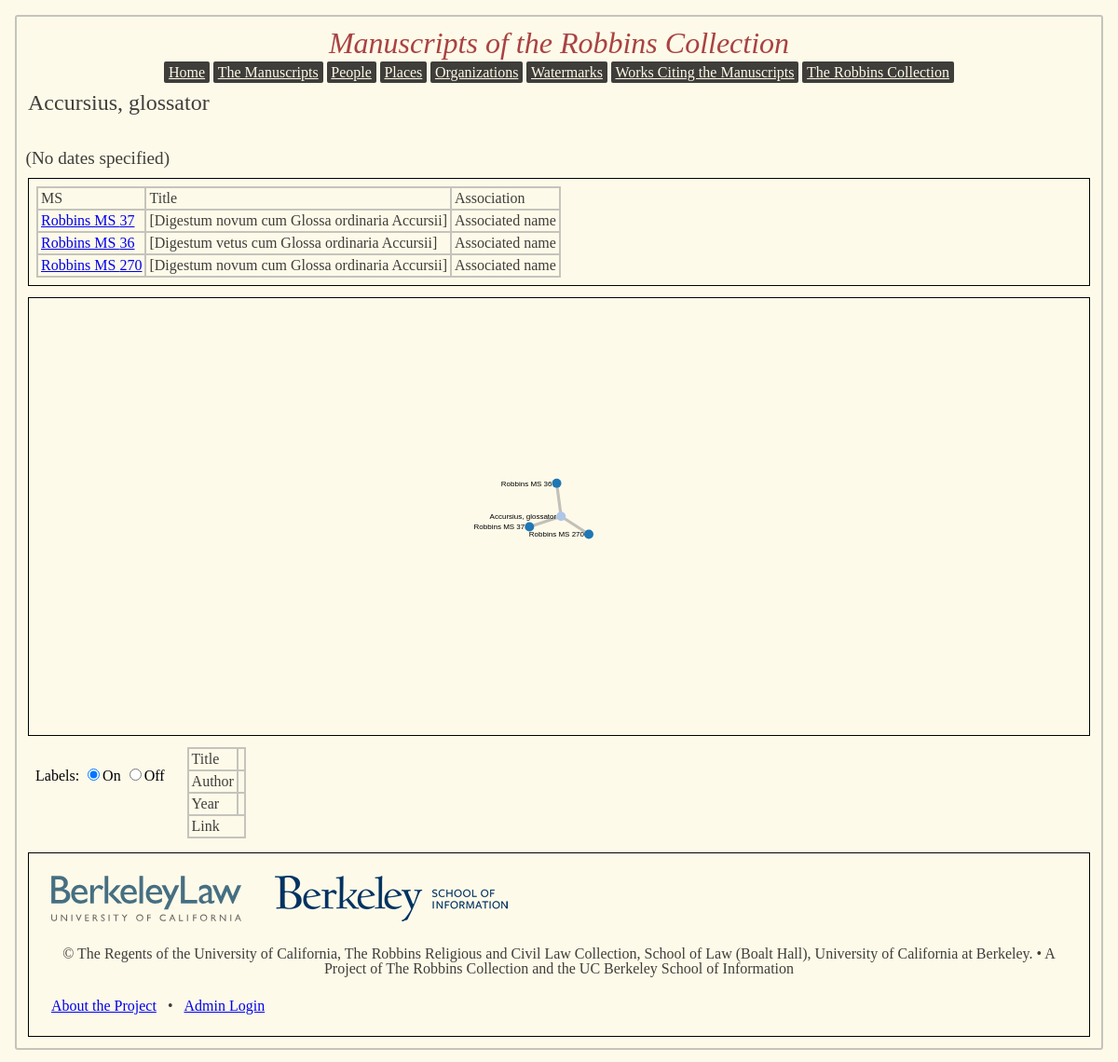
/person154, run on the app's committed database.
### app/models.py (models this page shows, shortened)
class person(db.Model):
	id = db.Column(db.Integer, primary_key=True)
	name_display = db.Column(db.String(200))
	name_main = db.Column(db.String(200))
	name_fuller = db.Column(db.String(200))
	year_1 = db.Column(db.Integer)
	year_2 = db.Column(db.Integer)
	datetype = db.Column(db.Integer)
	numeration = db.Column(db.String(20))
	title = db.Column(db.String(30))
	ms_relations = db.relationship('person_ms_assoc',
		cascade = 'delete, delete-orphan',
		backref = 'person',
		lazy='dynamic')

class title(db.Model):
	id = db.Column(db.Integer, primary_key=True)
	title_text = db.Column(db.String(150))
	title_type = db.Column(db.String(20))
	ms_id = db.Column(db.Integer, db.ForeignKey('manuscript.id'))

class person_rel_type(db.Model):
	id = db.Column(db.Integer, primary_key = True)
	name = db.Column(db.String(50))
	abbrev = db.Column(db.String(3))
	display = db.Column(db.Boolean)
	role_relation = db.relationship('person_ms_assoc',
		backref = 'relator_type',
		lazy = 'dynamic')

class person_ms_assoc(db.Model):
	id = db.Column(db.Integer, primary_key=True)
	person_id = db.Column(db.Integer, db.ForeignKey('person.id'))
	ms_id = db.Column(db.Integer, db.ForeignKey('manuscript.id'))
	assoc_type = db.Column(db.Integer, db.ForeignKey('person_rel_type.id'))

### app/views.py (the view)
@app.route('/person<personid>', methods = ['GET'])
def view_person(personid):
	focusperson = models.person.query.get(personid)
	if focusperson == None:
		abort(404)
	graph_data = get_info_from_db(personid, 'person')
	graphobj = json.dumps(graph_data)
	mss = {}
	for ms_rel in focusperson.ms_relations:
		if ms_rel.ms_id not in mss:
			mss[ms_rel.ms_id] = {}
			mss[ms_rel.ms_id]['roles'] = ms_rel.relator_type.name
			mss[ms_rel.ms_id]['title'] = ms_rel.ms.titles.filter_by(title_type='main').first()
		else:
			mss[ms_rel.ms_id]['roles'] = mss[ms_rel.ms_id]['roles'] + ', ' + ms_rel.relator_type.name
	return render_template('personview.html', person = focusperson, ms_rels = mss, graph = graphobj, pagetitle = focusperson.name_display + ' in the Robbins Manuscripts')

### app/views.py (called while the page is built)
def return_ms_data(shelf_id):
	this_ms = models.manuscript.query.get(shelf_id)
	resultid = '0_' + str(shelf_id)
	author_id = models.person_rel_type.query.filter_by(name='Author').first().id
	authorquery = this_ms.assoc_people.filter_by(assoc_type = author_id).first()
	if authorquery != None:
		result_author = authorquery.person.name_display
	else:
		result_author = ''
	result_title = this_ms.titles.filter_by(title_type='main').first().title_text
	if this_ms.date2 == None:
		result_datestring = str(this_ms.date1)
	else:
		result_datestring = str(this_ms.date1) + '-' + str(this_ms.date2)
	msreturndict = {"name": this_ms.shelfmark, "group": 0, "role": 'manuscript', "dbkey": shelf_id, 'id': resultid,
			'title': result_title, 'date': result_datestring, 'author': result_author, 'url': url_for('ms_view',idno=shelf_id)}
	return msreturndict

### app/templates/personview.html (shortened to what this page needs)
{% extends "base.html" %}
{% block content %}
<h3>{{person.name_display }}
</h3>
<br>
{%if (person.year_1 == None) and (person.year_2 == None) %}
  <h4>(No dates specified)</h4>
{% elif person.datetype == 'century' %}
  {% if person.year_2 != None %}
  <h4>({{ (person.year_1/100)|int }}-{{ (person.year_2/100)|int }} centuries)</h4>
  {% else %}
  <h4>({{ (person.year_1/100)|int }} century)</h4>
  {% endif %}
{% endif %}
<div class="section">
<table>
  <tr>
    <th>MS</th>
    <th>Title</th>
    <th>Association</th>
  </tr>
{% for rel in ms_rels %}
  <tr>
    <td><a href="ms{{ rel }}">Robbins MS {{ rel }}</a></td>
    <td>{{ ms_rels[rel]['title'].title_text }}</td>
    <td>{{ ms_rels[rel]['roles'] }}</td>
  </tr>
{% endfor %}
</table>
</div>
<div class="section" id="relationvis">
</div>
<div id="graphtoggle">
<form id="labeltoggle">Labels:
  <input type="radio" name="labeltoggle" value="on" checked>On
  <input type="radio" name="labeltoggle" value="off">Off
</form>
</div>
<div id="nodeinfo">
  <table>
    <tr>
      <th>Title</th>
      <td></td>
    </tr>
    <tr>
      <th>Author</th>
      <td></td>
    </tr>
    <tr>
      <th>Year</th>
      <td></td>
    </tr>
    <tr>
      <td colspan=2>Link</td>
    </tr>
  </table>
</div>
{% endblock %}

### app/static/main.css (style rules this page uses)
html, body, div, span, applet, object, iframe, h1, h2, h3, h4, h5, h6, p, blockquote, pre, a, abbr, acronym, address, big, cite, code, del, dfn, em, img, ins, kbd, q, s, samp, small, strike, strong, sub, sup, tt, var, b, u, i, center, dl, dt, dd, ol, ul, li, fieldset, form, label, legend, table, caption, tbody, tfoot, thead, tr, th, td, article, aside, canvas, details, embed, figure, figcaption, footer, header, hgroup, menu, nav, output, ruby, section, summary, time, mark, audio, video { margin: 0; padding: 0; border: 0; font-size: 100%; font: inherit; vertical-align: baseline; }
body { line-height: 1; }
table { border-collapse: collapse; border-spacing: 0; }
html, body { background-color: #FEFAE9; margin: 0; padding: 0; }
h3, h4, h5, h6 { font-family: "Times New Roman"; color: #3F3E3A; }
h3 { font-size: 1.5em; }
h4 { font-size: 1.2em; }
div#wrapper h3, h4 { margin: .5em; }
p, td, th { color: #3F3E3A; font-family: "Times New Roman"; font-size: 1em; }
.section, .mapholder { margin: .75em; border-style: solid; border-width: 1px; border-color: #000000; padding: .5em; }
table, th, td { vertical-align: top; border-width: 2px; border-style: solid; border-color: #C5C3BC; border-collapse: collapse; padding: 3px; text-align: left; }
#textvis, #relationvis { max-width: 50% max-height: 100%; text-align: center; }
#graphtoggle { text-align: center; display: inline-block; max-width: 50%; vertical-align: top; margin: .75em; padding: .5em; }
#nodeinfo { display: inline-block; max-width: 50%; }

### data on the page
person: name_display "Accursius, glossator"
title: title_text "[Digestum novum cum Glossa ordinaria Accursii]"
person_rel_type: name "Associated name" "Associated name", name "Associated name"
title: title_text "[Digestum vetus cum Glossa ordinaria Accursii]"
person_ms_assoc: ms "270"
title: title_text "[Digestum novum cum Glossa ordinaria Accursii]"

### other printed values
{{ rel }} "37" "36"
